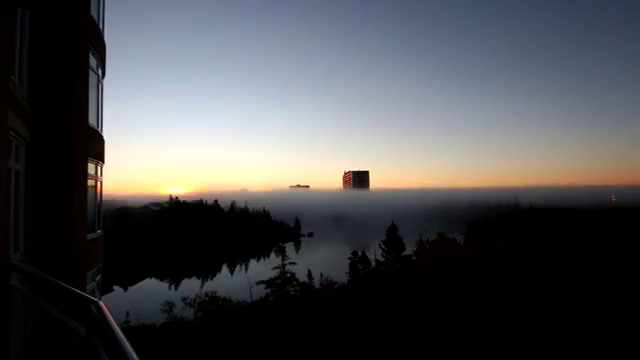
#> input picture frame 159 of time_lapse.mp4, 640 x 360 px
$ jupyter execute CV_Timelapse.ipynb   (shell and % lines are left out)
#> lines starting #> are read from the running program, lines starting #| are printed output that depends on the picture; after the words box and inside, x2 and y2 are one past the last pixel; in counts of white or black regions, pixels touching at a corner belong together
[cell 1]
import yt_dlp as ytdlp

# YouTube video URL
url = "https://www.youtube.com/watch?v=o3xE32ovIMo"

def download_youtube_video(url, output_filename="time_lapse.mp4"):
    ydl_opts = {
        'format': 'mp4',  # Request MP4 format
        'outtmpl': output_filename,  # Specify output file
    }
    with ytdlp.YoutubeDL(ydl_opts) as ydl:
        ydl.download([url])
    print(f"Video downloaded as '{output_filename}'")
    return output_filename

# Download the video
download_youtube_video(url)
#> (the call stopped at in download_youtube_video, `with ytdlp.YoutubeDL(ydl_opts) as ydl:`: yt_dlp is not available in this run)
#> further down, frame is the input picture: shape (360, 640, 3); mean B, G, R 80, 77.3, 76.8

[cell 2]
import cv2
import numpy as np

# Function to categorize brightness using fixed thresholds (HSV-based)
def categorize_brightness_fixed(frame):
    # Convert the frame to HSV
    hsv_frame = cv2.cvtColor(frame, cv2.COLOR_BGR2HSV)
#> hsv_frame: shape (360, 640, 3); mean H, S, V 55.4, 73.3, 86.4

    # Extract the Value (V) channel which represents brightness
    v_channel = hsv_frame[:, :, 2]
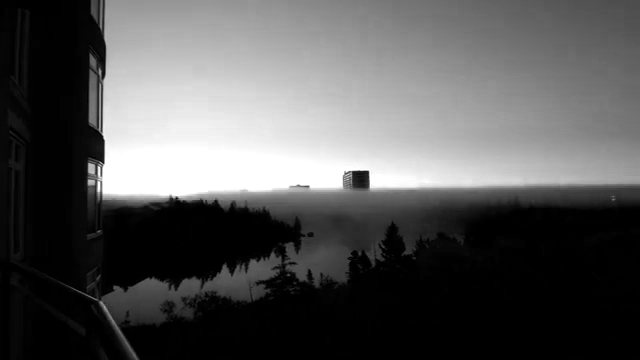
#> v_channel: shape (360, 640); min 0, max 255, mean 86.4

    # Calculate the average brightness from the V channel
    brightness = np.mean(v_channel)  # Mean of pixel values in the V channel
#> brightness = 86.38

    # Set fixed thresholds based on general assumptions
    if brightness > 90:  # High brightness: Day (higher than 90)
        return "Day", brightness
    elif brightness > 40:  # Moderate brightness: Morning (between 40 and 90)
        return "Morning", brightness
    elif brightness > 22:  # Moderate brightness: Evening (between 22 and 40)
        return "Evening", brightness
    else:  # Low brightness: Night (below 22)
        return "Night", brightness

# Input video file path
video_path = "time_lapse.mp4"
cap = cv2.VideoCapture(video_path)

# Initialize variables
day_count = 0
morning_count = 0
evening_count = 0
night_count = 0
total_frames = 0

# Set output file path and codec for AVI
output_path = "output_timelapse.avi"  # AVI format
fourcc = cv2.VideoWriter_fourcc(*'XVID')  # XVID codec for AVI format

frame_width = int(cap.get(cv2.CAP_PROP_FRAME_WIDTH))
frame_height = int(cap.get(cv2.CAP_PROP_FRAME_HEIGHT))
fps = cap.get(cv2.CAP_PROP_FPS)

# Initialize the VideoWriter for saving the video
out = cv2.VideoWriter(output_path, fourcc, fps, (frame_width, frame_height))

# Process the video frames and count occurrences of each category
while True:
    ret, frame = cap.read()
    if not ret:
        break  # If no frame is returned, break the loop

    # Categorize the current frame using fixed thresholds
    category, brightness = categorize_brightness_fixed(frame)
#> category = 'Morning'; brightness = 86.38

    # Increment the appropriate counter based on the category
    if category == "Day":
        day_count += 1
    elif category == "Morning":
        morning_count += 1
    elif category == "Evening":
        evening_count += 1
    else:
        night_count += 1

    total_frames += 1  # Increment total frames count

    # Calculate percentages dynamically
    if total_frames > 0:
        day_percentage = (day_count / total_frames) * 100
        morning_percentage = (morning_count / total_frames) * 100
        evening_percentage = (evening_count / total_frames) * 100
        night_percentage = (night_count / total_frames) * 100
    else:
        day_percentage = morning_percentage = evening_percentage = night_percentage = 0

    # Prepare the text to display on the frame
    if category == "Day":
        display_text = f"Day: {day_percentage:.2f}%"
    elif category == "Morning":
        display_text = f"Morning: {morning_percentage:.2f}%"
    elif category == "Evening":
        display_text = f"Evening: {evening_percentage:.2f}%"
    else:
        display_text = f"Night: {night_percentage:.2f}%"

    # Add text to the frame (showing category and percentage)
    cv2.putText(frame, display_text, (50, 50), cv2.FONT_HERSHEY_SIMPLEX, 1, (0, 255, 0), 2)
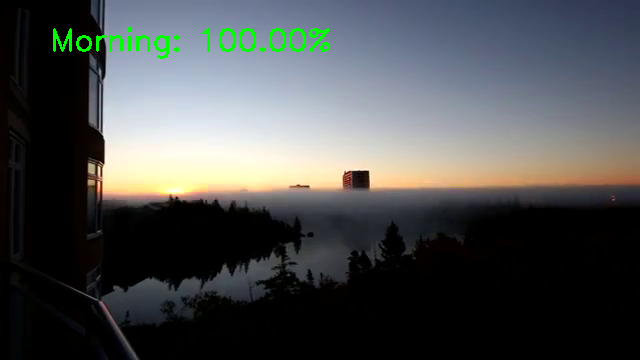
#> frame: shape (360, 640, 3); 0.86% of pixels changed, all inside (x1, y1, x2, y2) = (53, 27, 330, 59)

    # Write the updated frame to the output video
    out.write(frame)

# Release the video capture and writer objects
cap.release()
out.release()

# Close the display window
cv2.destroyAllWindows()

# Print final percentages for categories
if total_frames > 0:
    print(f"Morning: {morning_percentage:.2f}%")
    print(f"Day: {day_percentage:.2f}%")
    print(f"Evening: {evening_percentage:.2f}%")
    print(f"Night: {night_percentage:.2f}%")
else:
    print("No frames processed.")

$ run again, starting later in the video
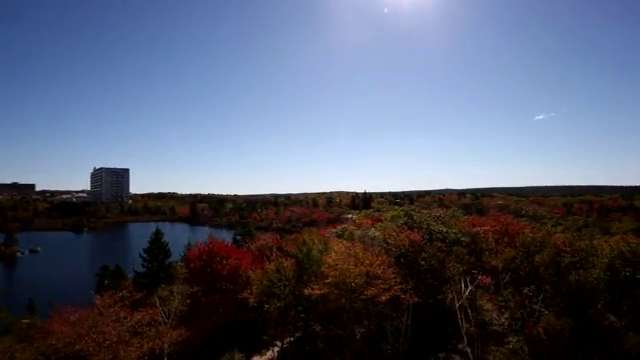
#> input picture frame 716 of time_lapse.mp4, 640 x 360 px
#> frame is the input picture: shape (360, 640, 3); mean B, G, R 112.1, 92.5, 85.5
#> hsv_frame: shape (360, 640, 3); mean H, S, V 69.4, 143.9, 121.4
#> in categorize_brightness_fixed, `v_channel = hsv_frame[:, :, 2]`:
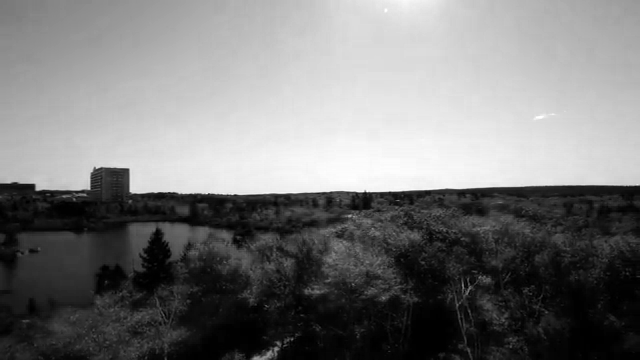
#> v_channel: shape (360, 640); min 0, max 255, mean 121.4
#> in categorize_brightness_fixed, `brightness = np.mean(v_channel)`: brightness = 121.4
#> `category, brightness = categorize_brightness_fixed(frame)`: category = 'Day'; brightness = 121.4
#> `cv2.putText(frame, display_text, (50, 50), cv2.FONT_HERSHEY_SIMPLEX, 1..`:
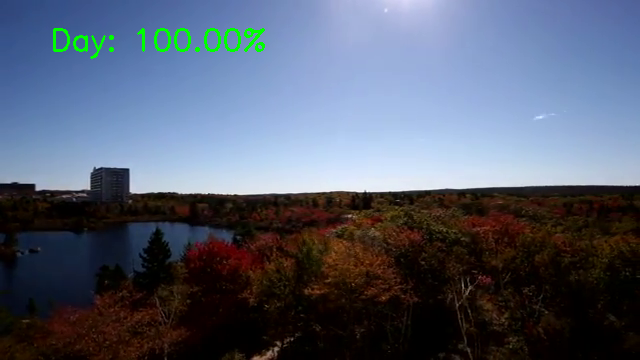
#> frame: shape (360, 640, 3); 0.65% of pixels changed, all inside (x1, y1, x2, y2) = (53, 28, 265, 59)

$ run again, starting later in the video
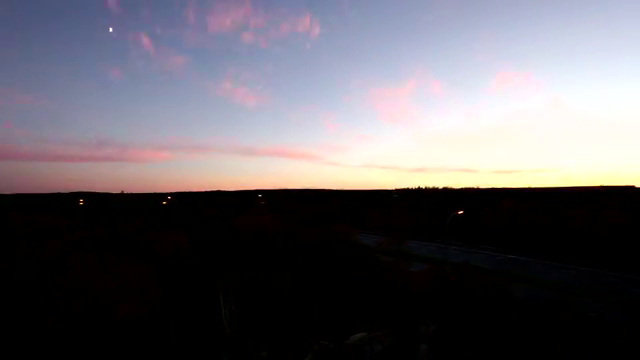
#> input picture frame 1274 of time_lapse.mp4, 640 x 360 px
#> frame is the input picture: shape (360, 640, 3); mean B, G, R 102.2, 96, 99.1
#> hsv_frame: shape (360, 640, 3); mean H, S, V 57.2, 84.8, 108.6
#> in categorize_brightness_fixed, `v_channel = hsv_frame[:, :, 2]`:
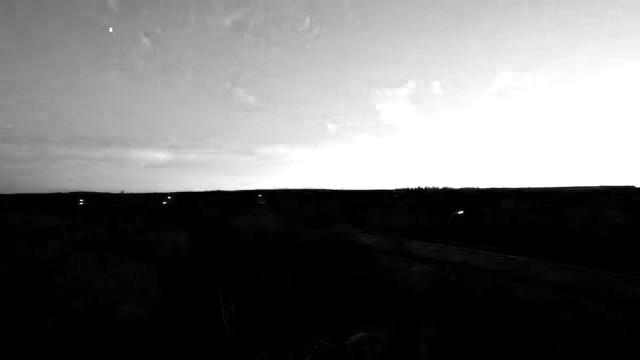
#> v_channel: shape (360, 640); min 0, max 255, mean 108.6
#> in categorize_brightness_fixed, `brightness = np.mean(v_channel)`: brightness = 108.6
#> `category, brightness = categorize_brightness_fixed(frame)`: category = 'Day'; brightness = 108.6
#> `cv2.putText(frame, display_text, (50, 50), cv2.FONT_HERSHEY_SIMPLEX, 1..`:
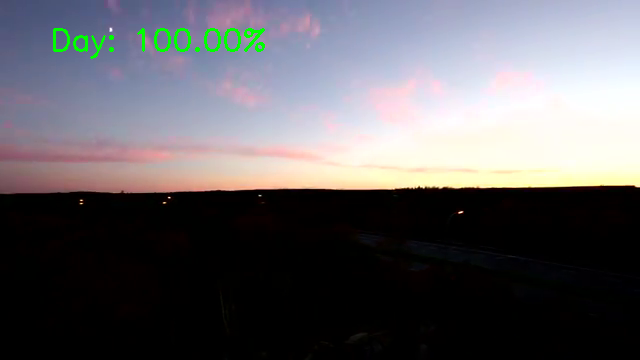
#> frame: shape (360, 640, 3); 0.65% of pixels changed, all inside (x1, y1, x2, y2) = (53, 28, 265, 59)
